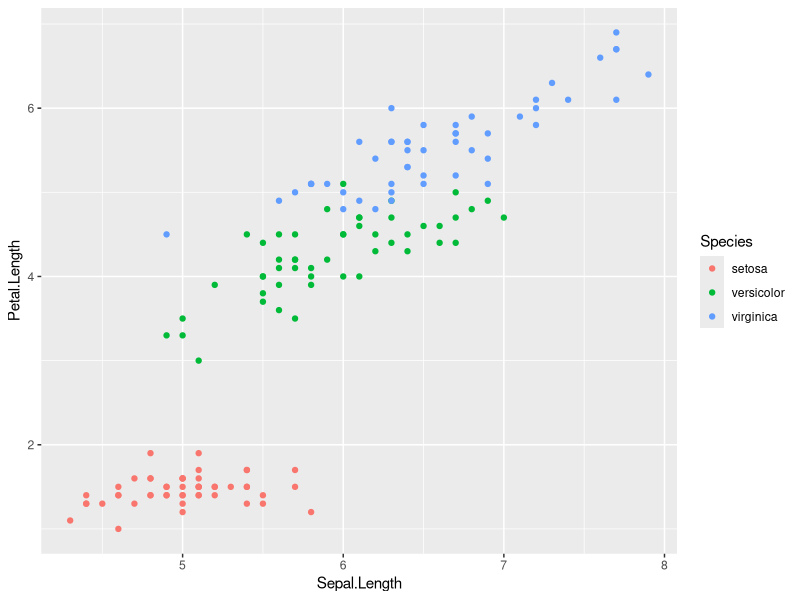
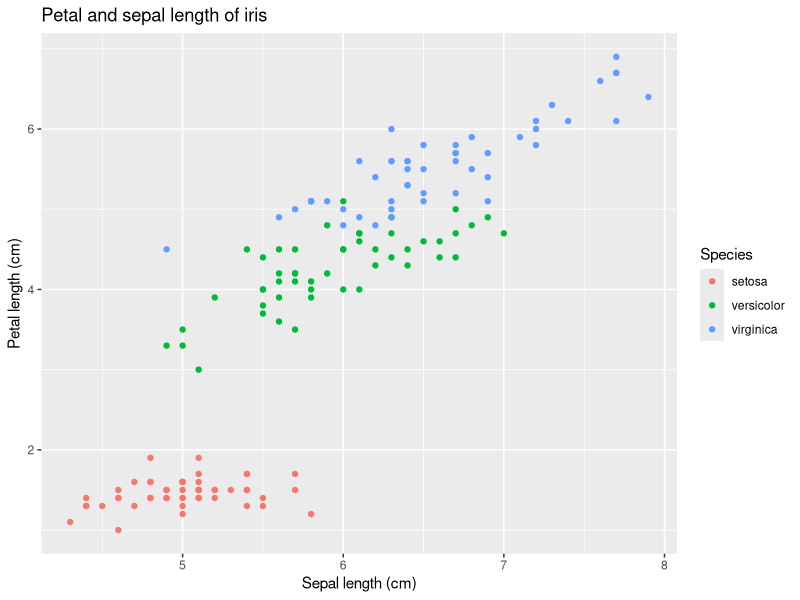
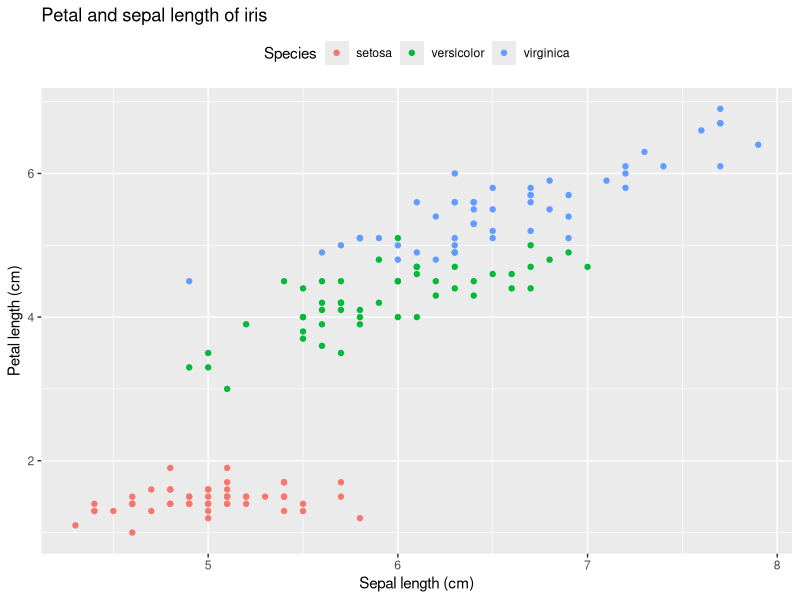
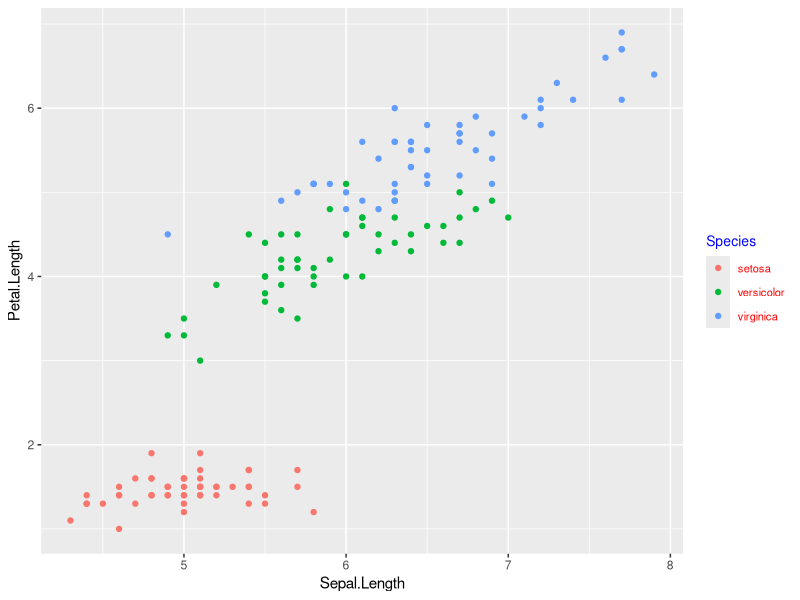
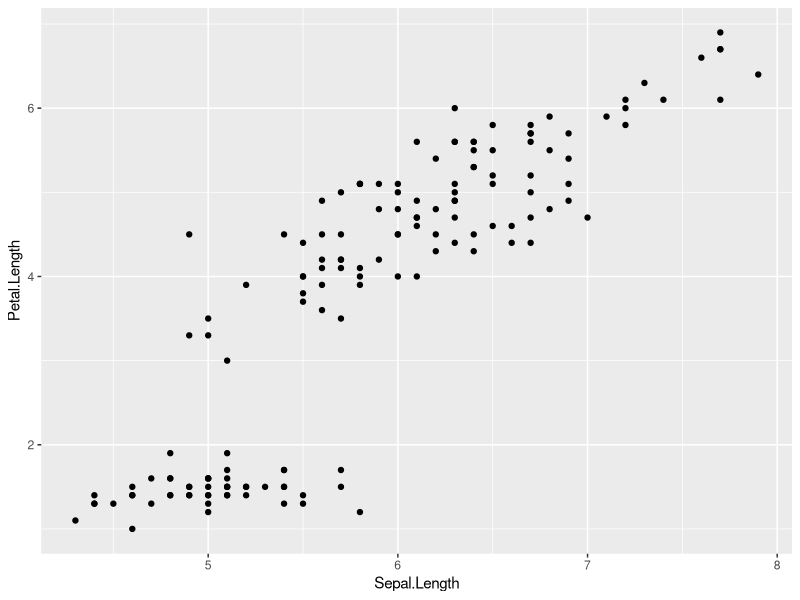
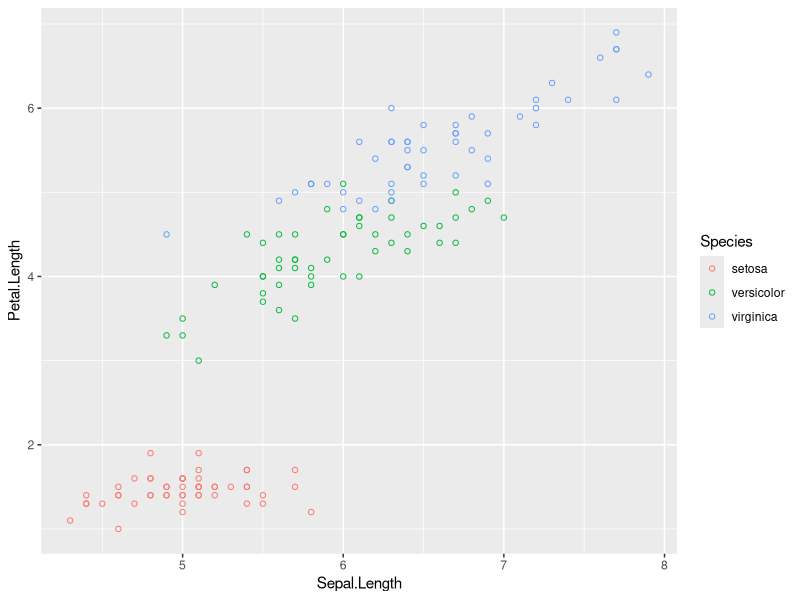
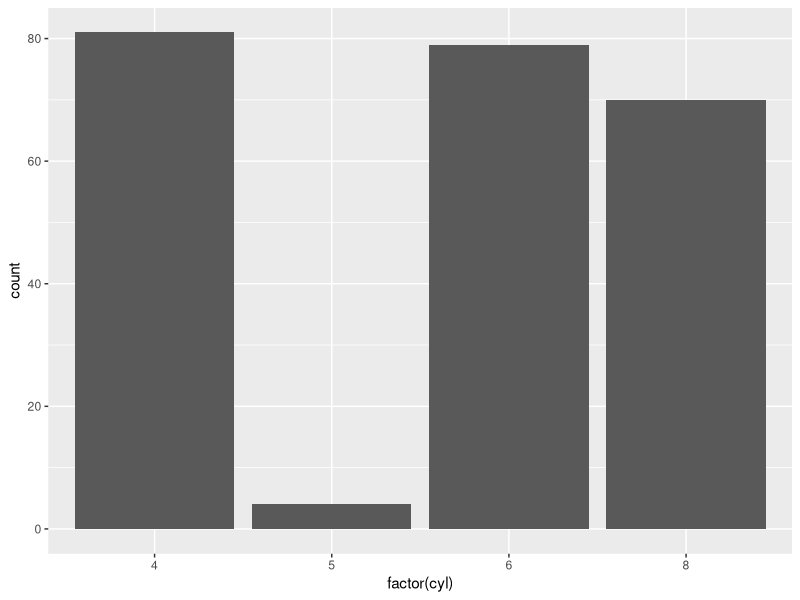
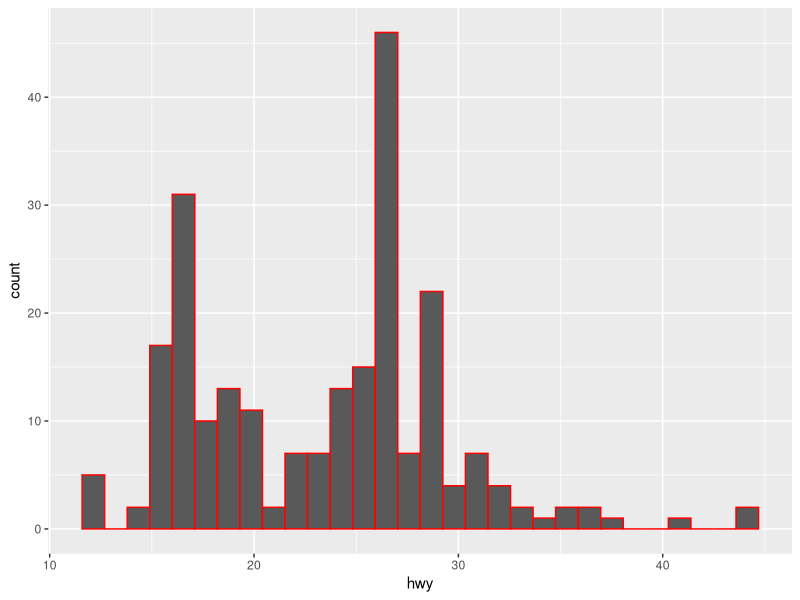

Source code (R) for these figures, in order:
## ---- chunk 1
library(ggplot2)
## ---- chunk 2
data(iris)
## ---- chunk 3
IrisPlot <- ggplot(iris, aes(Sepal.Length, Petal.Length, colour=Species)) + geom_point()
print(IrisPlot)
## ---- chunk 4
print(IrisPlot + labs(y="Petal length (cm)", x = "Sepal length (cm)") + ggtitle("Petal and sepal length of iris")) + theme(legend.position="top")
## ---- chunk 5
IrisPlot + theme(legend.title = element_text(colour = "blue", size = 10)) + theme(legend.text = element_text(colour = "red", size = 8))
## ---- chunk 6
ggplot(iris, aes(Sepal.Length, Petal.Length)) +   geom_point()
## ---- chunk 7
ggplot(iris, aes(Sepal.Length, Petal.Length, colour=Species)) + geom_point(shape=1)
## ---- chunk 8
p <- ggplot(mpg, aes(x=factor(cyl)))+geom_bar(stat="count")
p
## ---- chunk 9
ggplot(data=mpg, aes(x=hwy)) +  geom_histogram( col="red")
## ---- chunk 10
data(mtcars)
## ---- chunk 11
ggplot(mtcars, aes(x = factor(cyl), y = mpg)) + geom_boxplot() +labs(x = "Number of Cylinders", y = "Miles per Gallon", title = "Box Plot of MPG by Number of Cylinders")

## ---- chunk 12
df <- as.data.frame(table(iris$Species))
df
## ---- chunk 13
pie <- ggplot(df, aes(x="",y =Freq, fill = factor(Var1))) + geom_bar(width = 1, stat = "identity") + theme(axis.line = element_blank(),plot.title = element_text(hjust=0.5)) +labs(fill="Freq",x=NULL, y=NULL, title="Pie Chart of Variety of iris Species",caption="Source: iris")
## ---- chunk 14
pie + coord_polar(theta = "y", start=0) 
     
## ---- chunk 15
ggplot(mpg, aes(x=cty, y=displ, size = 10)) +geom_point(alpha=0.7,color='red')
